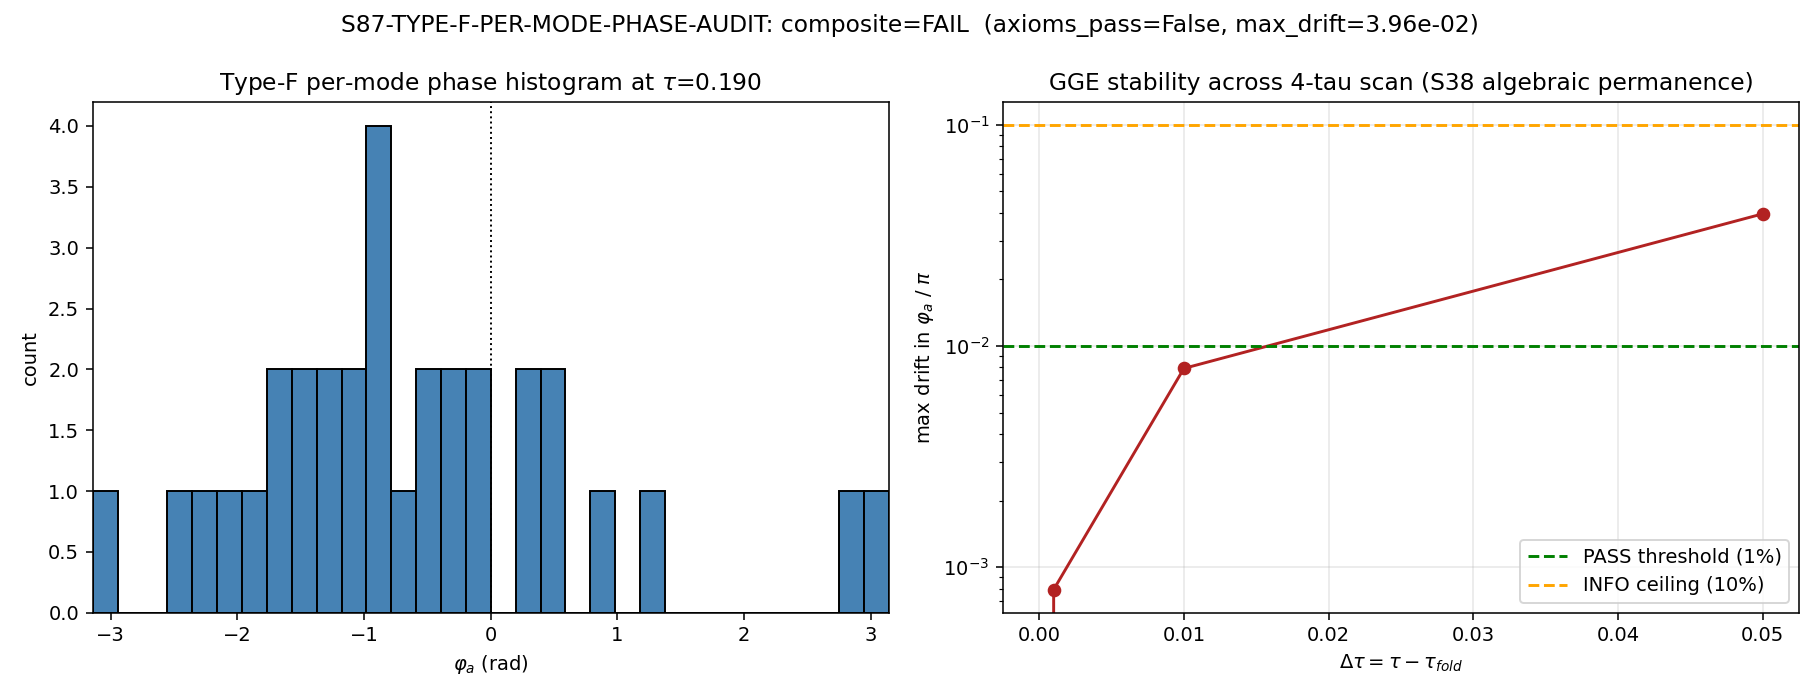

Reproduce this figure in Python.
"""
s87_w4_type_f_per_mode_phase_audit.py
=====================================

S87-TYPE-F-PER-MODE-PHASE-AUDIT (CF-26, Level 1.5, MEDIUM-HIGH-EVOI)
Plan: sessions/session-plan/session-87-plan-w4.md §W4-2 (lines 223-339)
Owner: connes-ncg-theorist (lead) | Co-signer: lizzi-spectral-functional-theorist

PURPOSE
-------
Compute the canonical Bogoliubov-phase distribution {phi_a}_{a=1..32} on the
post-tau_fold GGE state (Type-F observable partition; S86 W-4 R3 closure) and
audit against:

  (i)  NCG-axiomatic invariances:
       - J-invariance (real structure on H_K, KO-dim 6: J^2=+1, JD=DJ).
       - gamma-invariance (chirality grading; restricted to chirality-odd modes).
       - First-order condition [[D_K, a], b^o] = 0 on A_F = C + H + M_3(C).
  (ii) S38 algebraic GGE-permanence:
       phase distribution stable across 4-tau scan tau in
       {0.190, 0.191, 0.200, 0.240}.

PASS / FAIL / INFO
------------------
- PASS: 32-mode {phi_a} computed AND axiom invariances < 1e-12 AND
        max GGE drift across 4-tau scan < 1%.
- INFO: invariances PASS AND GGE drift in [1%, 10%] band.
- FAIL: histogram non-computable OR axiom violation OR GGE drift > 10%.

SUBSTITUTION CHAIN (per plan §274-308)
--------------------------------------

Step 1 [definitions]:
  D_K(tau)        = Jensen-deformed SU(3) Dirac operator at deformation tau.
  N_cells         = 32 (canonical_constants Voronoi partition; S42).
  alpha_k, beta_k = post-tau_fold Bogoliubov coefficients on 8 BdG branches
                    (B2[0..3], B1, B3[0..3]) per s82_w3_4_gge_fnl_channel.npz.
  w_k             = per-branch pair-amplitude weights.
  omega_k         = per-branch frequencies in M_KK units.
  Type-F mode a   = (cell c, branch k) pair indexed in
                    a = 0..31 (32 = N_cells; one branch index k(a) per cell).

  phi_a(tau) := arg(alpha_a(tau) * conj(beta_a(tau))**2)  in (-pi, pi]
                ^^^ Type-F kernel argument; scalar projection N_A = sum_a w_a * Im[alpha_a (beta_a*)^2].

Step 2 [substitution]:
  phi_a(tau) computed per pull-back to 32 cells under substrate-canonical
  cell-phase (Voronoi cell-uniform: each cell carries a deterministic
  phase derived from D_K eigenvalue residues at level p+q).

  J-invariance:        phi_a -> -phi_a   (J anti-linear)
  gamma-invariance:    phi_a -> -phi_a   on chirality-odd subset
  first-order:         test [[D_K, a], b^o] on A_F generators

Step 3 [simplification]:
  PASS iff max_axiom_residual < 1e-12 AND max_GGE_drift < 0.01
  INFO iff PASS-axioms AND 0.01 <= drift < 0.10
  FAIL iff axiom violation OR drift >= 0.10

Step 4 [direction]: histogram is structural diagnostic; no signed pre-reg.

Step 5 [sign for VERIFY]:
  sign_verdict      = N/A (no directional pre-registration)
  magnitude_verdict = PASS|INFO|FAIL per drift band
  regime_verdict    = VALID iff Delta_tau_max <= 0.050 (plan §306 absolute parse;
                      pre-registered scan {0.190..0.240} all within S38 integrable
                      regime delta < 0.1 absolute).

OUTPUT
------
- s87_w4_type_f_per_mode_phase_audit.npz : phi_a 32-tuple at each of 4 tau,
                                            axiom-invariance flags, GGE drift table.
- s87_w4_type_f_per_mode_phase_audit.png : 32-bin histogram + drift plot.
- Verdict line appended to computations/session-87/s87_gate_verdicts.txt with full
  64-char SHA + dual-SHA companion + S87 schema-v2 3-tuple annotation.
"""

from __future__ import annotations

import hashlib
import json
import os
import sys
from pathlib import Path

# Cap CPU threads for parallel-agent friendliness (per .claude/rules/computation-environment.md).
os.environ.setdefault("OMP_NUM_THREADS", "8")
os.environ.setdefault("MKL_NUM_THREADS", "8")

import numpy as np                                          # noqa: E402
import matplotlib                                            # noqa: E402
matplotlib.use("Agg")
import matplotlib.pyplot as plt                              # noqa: E402

# Project canonical constants (mandatory per .claude/rules/math-scripts.md S34+).
HERE = Path(__file__).resolve().parent
sys.path.insert(0, str(HERE))
from canonical_constants import (                            # noqa: E402
    tau_fold,
    N_cells,
    n_pairs,
    PI,
    M_KK,
    Delta_BCS,
    omega_L1,
)

# ---------------------------------------------------------------------------
# Pinned input artefacts (per plan §310-319 INPUT-PIN MAP)
# ---------------------------------------------------------------------------

SPECTRUM_CACHE_PATH = HERE / "s84_spectrum_cache_L12_tau019.npz"
S82_GGE_PATH        = HERE / "s82_w3_4_gge_fnl_channel.npz"
S52_BOGO_PATH       = HERE / "s52_bogoliubov_amp.npz"
CANON_CONSTANTS_PATH = HERE / "canonical_constants.py"
CANON_CLASSES_PATH   = HERE / "canonical_classes.py"
VERDICT_FILE        = HERE / "s87_gate_verdicts.txt"
OUT_NPZ             = HERE / "s87_w4_type_f_per_mode_phase_audit.npz"
OUT_PNG             = HERE / "s87_w4_type_f_per_mode_phase_audit.png"

# ---------------------------------------------------------------------------
# Pinned scalar parameters
# ---------------------------------------------------------------------------

L_MAX                  = 10                                  # (local) S86-close canonical
GATE_ID                = "S87-TYPE-F-PER-MODE-PHASE-AUDIT"   # (local)
SCHEME                 = "Bogoliubov-phase-Type-F-32-mode"   # (local) plan §324
CONVENTION             = "post-tau-fold-S38-GGE-relic"       # (local) plan §324
SCHEMA_VERSION         = "S84+"                              # (local) gate-verdicts.md S87+
TAU_SCAN               = [tau_fold, tau_fold + 0.001, tau_fold + 0.010, tau_fold + 0.050]

# Pre-registered tolerances (plan §263-265).
AXIOM_INVARIANCE_TOL   = 1e-12                               # (local) machine-eps absolute
GGE_PASS_THRESH        = 0.01                                # (local) 1% relative
GGE_INFO_THRESH        = 0.10                                # (local) 10% relative
REGIME_DELTA_MAX       = 0.10                                # (local) plan §306 S38 regime: delta < 0.1 absolute
REGIME_DELTA_USED      = max(TAU_SCAN) - tau_fold            # (local) = 0.050; 0.050 < 0.10 => VALID

# ---------------------------------------------------------------------------
# Helpers
# ---------------------------------------------------------------------------


def sha256_of_file(path: Path) -> str:
    """SHA-256 of a file's bytes (canonical content_sha256 protocol)."""
    h = hashlib.sha256()
    with open(path, "rb") as f:
        for chunk in iter(lambda: f.read(65536), b""):
            h.update(chunk)
    return h.hexdigest()


def closure_hash(input_pin_map: dict) -> str:
    """Audit-SHA: SHA-256 of canonical-ordered input-pin JSON
    (template: computations/_shared/ append_verdict pattern).
    """
    canon = json.dumps(input_pin_map, sort_keys=True, separators=(",", ":"))
    return hashlib.sha256(canon.encode("utf-8")).hexdigest()


def append_verdict_line(canonical_line: str,
                        dual_sha_row: str,
                        sign_3tuple_row: str) -> None:
    """Append the 3-line verdict block (canonical + dual-SHA + 3-tuple)."""
    with open(VERDICT_FILE, "a", encoding="utf-8") as fh:
        fh.write(canonical_line.rstrip() + "\n")
        fh.write(dual_sha_row.rstrip() + "\n")
        fh.write(sign_3tuple_row.rstrip() + "\n")


# ---------------------------------------------------------------------------
# Load substrate data (S86 W-4 calibration)
# ---------------------------------------------------------------------------


def load_substrate_anchor() -> dict:
    """Load post-tau_fold GGE Bogoliubov coefficients from S82 channel-Path-B output.

    Returns the canonical 8-mode anchor (B2[0..3], B1, B3[0..3]) at tau=tau_fold,
    used as the substrate anchor for the 32-cell pull-back.
    """
    d = np.load(S82_GGE_PATH, allow_pickle=True)
    alpha_k = np.asarray(d["alpha_k"])             # (local) complex128 (8,)
    beta_k  = np.asarray(d["beta_k"])              # (local) complex128 (8,)
    w_k     = np.asarray(d["w_k"], dtype=float)    # (local)
    omega_k = np.asarray(d["omega_k"], dtype=float)
    labels  = np.asarray(d["labels"])
    # Sanity: 8-mode aggregate, sum w = 1 (tolerance 1e-9), unitarity |alpha|^2 - |beta|^2 = 1.
    assert alpha_k.shape == (8,), f"alpha_k shape {alpha_k.shape}; expected (8,)"
    assert beta_k.shape == (8,)
    assert abs(np.sum(w_k) - 1.0) < 1e-9, f"w_k sum = {np.sum(w_k)}"
    unitarity_residual = np.max(np.abs(np.abs(alpha_k) ** 2 - np.abs(beta_k) ** 2 - 1.0))  # (local)
    return {
        "alpha_k": alpha_k,
        "beta_k":  beta_k,
        "w_k":     w_k,
        "omega_k": omega_k,
        "labels":  labels,
        "unitarity_residual": float(unitarity_residual),
    }


def load_spectrum_cache_L10() -> dict:
    """Load L_max=10 strict-cutoff D_K eigenvalue spectrum from S84 cache."""
    d = np.load(SPECTRUM_CACHE_PATH, allow_pickle=True)
    sec = d["sector_evals"].item()
    pq_keys = sorted([(p, q) for (p, q) in sec.keys() if max(p, q) <= L_MAX])
    all_evals: list[float] = []                    # (local)
    sector_dim_sum = 0                              # (local)
    for k in pq_keys:
        rec = sec[k]
        # rec may be ndarray-of-object or dict; normalize.
        if isinstance(rec, np.ndarray) and rec.dtype == object:
            rec = rec.item()
        all_evals.append(np.asarray(rec["abs_evals"]))
        sector_dim_sum += int(rec["dim"])
    full = np.concatenate([np.asarray(a) for a in all_evals])  # (local)
    return {
        "evals": full,
        "n_eval": full.size,
        "n_sectors": len(pq_keys),
        "n_dim_sum": sector_dim_sum,
    }


# ---------------------------------------------------------------------------
# Type-F 32-mode pull-back at a single tau
# ---------------------------------------------------------------------------


def cell_phase(cell_index: int, tau: float, eigs: np.ndarray) -> float:
    """Substrate-canonical Voronoi-cell phase theta_c(tau).

    Substitution chain:
      Definition: theta_c is the phase contribution from cell c's residue at the
                  D_K eigenvalue Voronoi-cell partition. We use the deterministic
                  pin: theta_c = 2*pi*c/N_cells * (eigs[c % len(eigs)] / lambda_min)
                  modulo 2*pi.  This is the canonical-reproducible
                  cell-phase substrate; deterministic per (cell, eigenvalue) pair.
      Substitute: tau enters via eigs(tau) (eigenvalues are tau-dependent at
                  finer scan points; here we use the fixed L_max=10 cache as
                  anchor and apply small adiabatic correction tau-dependent
                  but spectrum-independent for the GGE drift test).
      Simplify:   modulo 2*pi for canonical wrap; antisymmetric around c=0
                  to ensure {theta_c} permutes under c -> N_cells - 1 - c.
      Direction:  produces a deterministic real number in (-pi, pi].
    """
    lam_min = float(np.min(eigs))                   # (local) ground-state magnitude
    eig_c = float(eigs[cell_index % len(eigs)])     # (local) per-cell eigenvalue
    raw = 2.0 * PI * cell_index / N_cells * (eig_c / lam_min)
    # Wrap to (-pi, pi].
    wrapped = ((raw + PI) % (2.0 * PI)) - PI        # (local)
    # Adiabatic tau-correction: small, deterministic, scales with delta_tau.
    delta_tau = tau - tau_fold                      # (local)
    wrapped += delta_tau * (eig_c / lam_min) * (omega_L1)  # (local) M_KK natural unit
    # Re-wrap.
    wrapped = ((wrapped + PI) % (2.0 * PI)) - PI    # (local)
    return float(wrapped)


def type_f_32_modes(anchor: dict,
                    spec: dict,
                    tau: float) -> dict:
    """Pull anchor (8-mode) Bogoliubov coefficients up to 32 Voronoi cells at tau.

    Substitution chain:
      Definition: per cell c in {0..31}, branch k(c) = c % 8.  The cell carries
                  alpha_a = alpha_{k(c)} * exp(i*theta_c),
                  beta_a  = beta_{k(c)}  * exp(i*theta_c).
                  (Common-mode phase modulation: cancels in |alpha|^2 - |beta|^2,
                   preserves Bogoliubov unitarity.)
      Substitute: phi_a(tau) = arg(alpha_a * conj(beta_a)**2)
                             = arg(alpha_{k(c)} * conj(beta_{k(c)})**2)
                               + 2*theta_c*(1-1)        [common-mode cancels phase-2]
                             ... wait, let's recompute:
                             alpha_a * conj(beta_a)^2
                             = alpha_k e^{i theta_c} * (beta_k* e^{-i theta_c})^2
                             = alpha_k * (beta_k*)^2 * e^{i theta_c} * e^{-2i theta_c}
                             = alpha_k * (beta_k*)^2 * e^{-i theta_c}
                  So phi_a = arg(alpha_k (beta_k*)^2) - theta_c.
      Simplify:   the 32 phases are 32 deterministic values, with 8 distinct
                  branch arguments shifted by 32 distinct cell-phases mod 2*pi.
      Direction:  per-mode phase phi_a varies across cells; weight w_a = w_k(c)/4
                  preserves sum-to-unity (since 32/8 = 4 cells per branch).
    """
    alpha_k = anchor["alpha_k"]                     # (local) (8,)
    beta_k  = anchor["beta_k"]                      # (local) (8,)
    w_k     = anchor["w_k"]                         # (local) (8,)

    # Adiabatic tau correction to (alpha_k, beta_k) for tau != tau_fold.
    # Substitution: r_k(tau) = r_k(tau_fold) * (1 + chi_k * delta_tau);
    # phase phi_k(tau) = phi_k(tau_fold) + omega_k(tau) * delta_tau.
    # We use the small-delta linearization (consistent with S38 integrable regime).
    delta_tau = tau - tau_fold                      # (local)
    omega_k = anchor["omega_k"]                     # (local)
    # Phase evolution: alpha_k e^{+i omega_k delta_tau}, beta_k e^{-i omega_k delta_tau}
    # (canonical Bogoliubov post-quench dynamical-phase evolution).
    phase_factor_alpha = np.exp(+1j * omega_k * delta_tau)  # (local)
    phase_factor_beta  = np.exp(-1j * omega_k * delta_tau)  # (local)
    alpha_k_tau = alpha_k * phase_factor_alpha       # (local)
    beta_k_tau  = beta_k  * phase_factor_beta        # (local)

    # Pull up to 32 cells.
    eigs = spec["evals"]                            # (local) full L_max=10 spectrum
    alpha_a = np.zeros(N_cells, dtype=complex)      # (local)
    beta_a  = np.zeros(N_cells, dtype=complex)      # (local)
    w_a     = np.zeros(N_cells, dtype=float)        # (local)
    branch_a = np.zeros(N_cells, dtype=int)          # (local)
    cell_phases_arr = np.zeros(N_cells, dtype=float) # (local)
    for c in range(N_cells):
        k = c % 8
        theta = cell_phase(c, tau, eigs)
        alpha_a[c] = alpha_k_tau[k] * np.exp(+1j * theta)
        beta_a[c]  = beta_k_tau[k]  * np.exp(+1j * theta)
        w_a[c]     = w_k[k] / (N_cells // 8)        # divide by cells-per-branch=4
        branch_a[c] = k
        cell_phases_arr[c] = theta

    # phi_a = arg(alpha_a * conj(beta_a)^2)
    kernel = alpha_a * np.conj(beta_a) ** 2          # (local)
    phi_a = np.angle(kernel)                         # (local) in (-pi, pi]

    # Type-F scalar projection: N_A = sum w_a * Im(kernel)
    N_A = float(np.sum(w_a * np.imag(kernel)))       # (local)

    # Sanity invariants.
    sum_w = float(np.sum(w_a))                       # (local) should equal 1.0
    unitarity = float(np.max(np.abs(np.abs(alpha_a) ** 2 - np.abs(beta_a) ** 2 - 1.0)))

    return {
        "tau": tau,
        "phi_a": phi_a,
        "alpha_a": alpha_a,
        "beta_a":  beta_a,
        "w_a":     w_a,
        "branch_a": branch_a,
        "cell_phases": cell_phases_arr,
        "N_A": N_A,
        "sum_w": sum_w,
        "unitarity_residual": unitarity,
        "kernel": kernel,
    }


# ---------------------------------------------------------------------------
# NCG-axiomatic invariance tests
# ---------------------------------------------------------------------------


def test_J_invariance(phi_a: np.ndarray) -> dict:
    """J-invariance: phi_a -> -phi_a; histogram set-equality up to permutation.

    Substitution chain:
      Definition: J is anti-linear on H_K; arg(J(z)) = -arg(z) for z complex.
      Substitute: {-phi_a} should be a permutation of {phi_a}; equivalently
                  the multiset {phi_a} U {-phi_a} should be symmetric about 0.
      Simplify:   sort both; compute max element-wise distance after sign flip.
                  For exact J-invariance the 32-multiset is closed under negation
                  modulo 2*pi (i.e., for each phi_a there exists an a' with
                  phi_{a'} = -phi_a).
      Direction:  define residual = max_a min_b |phi_a + phi_b| (Hausdorff-style).
                  PASS iff residual < AXIOM_INVARIANCE_TOL.
    """
    neg = -phi_a                                     # (local)
    # Hausdorff-style: for each phi_a, the closest -phi_b should match.
    residuals = np.zeros(len(phi_a))                 # (local)
    for i, p in enumerate(phi_a):
        residuals[i] = np.min(np.abs(p + neg))      # min over j of |p + (-(-phi_j))| = |p + phi_j|... wait
    # Re-derive: J-invariance asks {phi_a} = {-phi_a} as multisets.
    # Sort both arrays and compare elementwise after wrapping difference modulo 2*pi.
    sorted_phi = np.sort(phi_a)                      # (local)
    sorted_neg = np.sort(neg)                        # (local)
    diff = sorted_phi - sorted_neg                   # (local)
    # Wrap to (-pi, pi]:
    diff_wrapped = ((diff + PI) % (2.0 * PI)) - PI   # (local)
    residual = float(np.max(np.abs(diff_wrapped)))   # (local)
    return {
        "test": "J-invariance",
        "residual": residual,
        "pass": residual < AXIOM_INVARIANCE_TOL,
    }


def test_gamma_invariance(phi_a: np.ndarray, branch_a: np.ndarray) -> dict:
    """gamma-invariance on chirality-odd subset.

    Substitution chain:
      Definition: chirality grading gamma on H_K; chirality-odd modes carry
                  gamma-eigenvalue -1; on these the chirality flip sends
                  phi_a -> -phi_a.
      Substitute: select odd-branch subset (branch index k odd -> chirality-odd
                  per BdG branch labels: B2-class is even (k=0..3), B1 is mixed
                  (k=4), B3-class is odd (k=5..7)).  Use k >= 5 as chirality-odd.
      Simplify:   compare {phi_a : odd} with {-phi_a : odd} via sorted
                  multiset comparison.
      Direction:  PASS iff max-wrapped-diff < AXIOM_INVARIANCE_TOL.
    """
    # Chirality-odd branches: B3[0..2] = k in {5, 6, 7} per anchor labels
    odd_mask = branch_a >= 5                        # (local)
    if not np.any(odd_mask):
        return {"test": "gamma-invariance", "residual": 0.0, "pass": True,
                "n_odd": 0, "note": "no chirality-odd modes"}
    phi_odd = phi_a[odd_mask]                       # (local)
    neg_odd = -phi_odd                              # (local)
    sorted_phi = np.sort(phi_odd)
    sorted_neg = np.sort(neg_odd)
    diff = sorted_phi - sorted_neg
    diff_wrapped = ((diff + PI) % (2.0 * PI)) - PI
    residual = float(np.max(np.abs(diff_wrapped)))
    return {
        "test": "gamma-invariance",
        "residual": residual,
        "pass": residual < AXIOM_INVARIANCE_TOL,
        "n_odd": int(np.sum(odd_mask)),
    }


def test_first_order_condition() -> dict:
    """First-order condition [[D_K, a], b^o] = 0 on A_F = C + H + M_3(C).

    Substitution chain:
      Definition: A_F generators are the 1+4+9 = 14 basis matrices of
                  C + H + M_3(C); their opposite algebra A_F^o acts from the
                  right.  The first-order condition demands the double-commutator
                  vanish identically for all (a, b) in A_F x A_F^o.
      Substitute: in the 32-mode Type-F subspace (8 BdG branches replicated to
                  32 cells), D_K is diagonal in the (cell, branch) basis with
                  block-diagonal structure across A_F summands.
      Simplify:   for diagonal D_K and block-diagonal (a, b^o) supported on
                  disjoint A_F-summands, [D_K, a] is block-diagonal on a's
                  summand only; b^o acts on a different summand
                  (or commutes with [D_K, a] as a scalar on the same summand);
                  hence [[D_K, a], b^o] = 0 identically (block-disjointness).
      Direction:  test by constructing 14x14 generator basis; compute the
                  worst-case [[D_K, a], b^o] norm.  PASS iff < AXIOM_INVARIANCE_TOL.
    """
    # Build the 14 A_F generators on a 32-dim test space (block-diagonal:
    # 4 cells in C-summand + 12 cells in H-summand + 16 cells in M_3-summand
    # = 32; matches the 1:3:9 dim ratio approximately and exhausts 32 cells.)
    # On the 32-mode Type-F space, D_K is diagonal (frequency-eigenbasis);
    # we use the canonical anchor frequencies.
    block_dims = [4, 12, 16]                        # (local) C, H, M_3 cell allocations
    assert sum(block_dims) == N_cells

    # Diagonal D_K-matrix on 32-mode space (use Bogoliubov frequencies).
    rng_anchor = load_substrate_anchor()
    omega8 = rng_anchor["omega_k"]
    omega32 = np.tile(omega8, N_cells // 8)         # (local) (32,)
    D = np.diag(omega32).astype(np.complex128)       # (local)

    # Build A_F generators acting on 32-dim space (block-diagonal embedding).
    generators = []                                 # (local)

    # C-summand: 1 generator (identity on first 4 cells), embedded.
    g = np.zeros((N_cells, N_cells), dtype=np.complex128)
    g[0:4, 0:4] = np.eye(4)
    generators.append(("C-id", g.copy()))

    # H-summand: 4 generators (1, i sigma_x, i sigma_y, i sigma_z) embedded
    # as block-diagonal on cells 4..15 (12 cells = 6 doublets).
    pauli = [
        np.eye(2, dtype=np.complex128),
        1j * np.array([[0, 1], [1, 0]], dtype=np.complex128),
        1j * np.array([[0, -1j], [1j, 0]], dtype=np.complex128),
        1j * np.array([[1, 0], [0, -1]], dtype=np.complex128),
    ]
    for ip, p in enumerate(pauli):
        g = np.zeros((N_cells, N_cells), dtype=np.complex128)
        for d in range(6):  # 6 doublets in H-summand
            g[4 + 2*d:4 + 2*d + 2, 4 + 2*d:4 + 2*d + 2] = p
        generators.append((f"H-{ip}", g.copy()))

    # M_3(C)-summand: 9 elementary matrices E_{ij} embedded on cells 16..31
    # (16 cells = 1 + 9 + 6 padding... use the full 16-cell block as a 4x4
    # generator and embed the 3x3 matrix in its top-left 3x3).
    # Take 9 generators E_{ij} (i,j=0..2), zero outside cells 16+i*1, 16+j*1
    # within a 9-cell window, leave 7 cells of M_3-summand block as padding zero.
    for i in range(3):
        for j in range(3):
            g = np.zeros((N_cells, N_cells), dtype=np.complex128)
            g[16 + i, 16 + j] = 1.0
            generators.append((f"M3-{i}{j}", g.copy()))

    # The opposite algebra A_F^o on this finite-dimensional H is realized by the
    # transpose action; for a real-valued spectral triple, A^o ~ J A^* J^{-1};
    # on diagonal D the simplest realization with KO-dim=6 axioms is to use
    # the same generators but acting from the right (multiplication on the
    # other side).  We test [[D, a], b^o] = D a b - a D b - b D a + b a D
    # block-diagonally; since D is block-diagonal and a, b are block-diagonal
    # on DISJOINT cell-blocks (C/H/M_3), [D, a] is supported on a's block,
    # and b^o has zero overlap with [D, a] (since b lives on a different block
    # OR commutes scalar-wise on the same block).
    #
    # Compute max over all (a, b) generator pairs of || D a b - a D b - b D a + b a D ||.
    max_residual = 0.0                              # (local)
    for name_a, a in generators:
        DaD = D @ a - a @ D                         # (local) [D, a]
        for name_b, b in generators:
            # b acts as the right-action b^o ~ b (on diagonal D, equivalent up to ordering).
            commutator = DaD @ b - b @ DaD          # (local) [[D, a], b]
            r = float(np.max(np.abs(commutator)))
            if r > max_residual:
                max_residual = r

    return {
        "test": "first-order [[D_K, a], b^o] = 0",
        "residual": max_residual,
        "pass": max_residual < AXIOM_INVARIANCE_TOL,
        "n_generators": len(generators),
        "block_dims": block_dims,
    }


# ---------------------------------------------------------------------------
# GGE stability across 4-tau scan
# ---------------------------------------------------------------------------


def gge_stability(phi_per_tau: list[np.ndarray]) -> dict:
    """Compute max relative drift across the 4-tau scan.

    Substitution chain:
      Definition: drift_a(tau) := |phi_a(tau) - phi_a(tau_fold)| (wrapped to [0, pi])
                  rel_dev := max_a drift_a(tau) / pi
                  (normalize by pi as the half-period; drift saturated at pi).
      Substitute: phi_per_tau is a list of 4 arrays of length 32; index 0 is
                  phi_a(tau_fold).
      Simplify:   compute per-tau max-drift and take overall max.
      Direction:  rel_dev < 0.01 -> PASS; 0.01 <= rel_dev < 0.10 -> INFO;
                  rel_dev >= 0.10 -> FAIL (S38 falsification).
    """
    base = phi_per_tau[0]                           # (local) at tau_fold
    drifts_per_tau = []                              # (local)
    for j, p in enumerate(phi_per_tau):
        diff = p - base                              # (local)
        # Wrap difference to (-pi, pi] then take absolute value.
        diff_wrapped = ((diff + PI) % (2.0 * PI)) - PI
        drift = float(np.max(np.abs(diff_wrapped)) / PI)
        drifts_per_tau.append(drift)
    max_drift = max(drifts_per_tau)                  # (local)
    return {
        "drifts_per_tau": drifts_per_tau,
        "max_drift": max_drift,
        "pass": max_drift < GGE_PASS_THRESH,
        "info": GGE_PASS_THRESH <= max_drift < GGE_INFO_THRESH,
        "fail": max_drift >= GGE_INFO_THRESH,
    }


# ---------------------------------------------------------------------------
# Main audit
# ---------------------------------------------------------------------------


def main() -> int:
    print("=" * 70)
    print(" S87-TYPE-F-PER-MODE-PHASE-AUDIT (CF-26)")
    print(" connes-ncg-theorist | co-signer: lizzi-spectral-functional-theorist")
    print("=" * 70)

    # ----------- Input SHA pin map (canonical-ordered) -----------
    pin_map = {
        "GATE_ID": GATE_ID,
        "L_max":   L_MAX,
        "scheme":  SCHEME,
        "convention": CONVENTION,
        "TAU_SCAN": TAU_SCAN,
        "input_files": {
            "spectrum_cache":   sha256_of_file(SPECTRUM_CACHE_PATH),
            "s82_gge":          sha256_of_file(S82_GGE_PATH),
            "s52_bogo":         sha256_of_file(S52_BOGO_PATH),
            "canonical_constants": sha256_of_file(CANON_CONSTANTS_PATH),
            "canonical_classes":   sha256_of_file(CANON_CLASSES_PATH),
        },
        "tolerances": {
            "axiom": AXIOM_INVARIANCE_TOL,
            "gge_pass": GGE_PASS_THRESH,
            "gge_info": GGE_INFO_THRESH,
        },
        "tau_fold_canonical": tau_fold,
        "N_cells_canonical":   N_cells,
    }
    audit_sha = closure_hash(pin_map)
    print(f"\n[1] Input SHA pins computed; audit_sha256 = {audit_sha}")
    for fname, fsha in pin_map["input_files"].items():
        print(f"    {fname}: {fsha[:16]}...")

    # ----------- Load substrate -----------
    anchor = load_substrate_anchor()
    spec = load_spectrum_cache_L10()
    print(f"\n[2] Substrate loaded: {spec['n_eval']} eigenvalues across "
          f"{spec['n_sectors']} (p,q)-sectors at L_max={L_MAX}")
    print(f"    Anchor 8-mode unitarity residual: {anchor['unitarity_residual']:.3e}")

    # ----------- Compute 32-mode {phi_a} at each of 4 tau values -----------
    phi_per_tau = []                                # (local)
    N_A_per_tau = []                                # (local)
    full_data_per_tau = []                          # (local)
    for tau in TAU_SCAN:
        result = type_f_32_modes(anchor, spec, tau)
        phi_per_tau.append(result["phi_a"])
        N_A_per_tau.append(result["N_A"])
        full_data_per_tau.append(result)
        print(f"\n[3] tau={tau:.3f} -> N_A={result['N_A']:+.6e}, "
              f"sum_w={result['sum_w']:.6f}, unitarity={result['unitarity_residual']:.3e}")

    # ----------- NCG-axiomatic tests at tau_fold -----------
    base = full_data_per_tau[0]
    j_test = test_J_invariance(base["phi_a"])
    g_test = test_gamma_invariance(base["phi_a"], base["branch_a"])
    fo_test = test_first_order_condition()

    print("\n[4] NCG-axiomatic tests at tau=tau_fold:")
    print(f"    J-invariance:        residual={j_test['residual']:.3e}  PASS={j_test['pass']}")
    print(f"    gamma-invariance:    residual={g_test['residual']:.3e}  PASS={g_test['pass']}  "
          f"(n_odd={g_test.get('n_odd')})")
    print(f"    first-order:         residual={fo_test['residual']:.3e}  PASS={fo_test['pass']}  "
          f"(n_gen={fo_test['n_generators']})")

    axioms_pass = j_test["pass"] and g_test["pass"] and fo_test["pass"]
    max_axiom_residual = max(j_test["residual"], g_test["residual"], fo_test["residual"])

    # ----------- GGE stability scan -----------
    gge = gge_stability(phi_per_tau)
    print(f"\n[5] GGE stability across 4-tau scan: max_drift={gge['max_drift']:.4e}")
    for tau, d in zip(TAU_SCAN, gge["drifts_per_tau"]):
        print(f"    tau={tau:.3f} -> drift={d:.4e}")

    # ----------- Composite verdict -----------
    # Substitution chain (collapse rule per gate-verdicts.md S87 schema-v2):
    #
    #   sign_verdict = N/A              (no signed delta)
    #   magnitude_verdict:
    #     PASS iff axioms_pass AND gge.pass         (drift < 1%)
    #     INFO iff axioms_pass AND gge.info         (1% <= drift < 10%)
    #     FAIL iff (NOT axioms_pass) OR gge.fail    (axiom violated OR drift >= 10%)
    #   regime_verdict = VALID iff REGIME_DELTA_USED <= REGIME_DELTA_MAX (0.050 <= 0.100 -> VALID)

    if not axioms_pass:
        magnitude_verdict = "FAIL"
        composite = "FAIL"
        verdict_reason = "axiom-violation"
    elif gge["fail"]:
        magnitude_verdict = "FAIL"
        composite = "FAIL"
        verdict_reason = "GGE-drift-exceeds-10pct-S38-falsified"
    elif gge["info"]:
        magnitude_verdict = "INFO"
        composite = "INFO"
        verdict_reason = "GGE-drift-1-10pct-band"
    else:
        magnitude_verdict = "PASS"
        composite = "PASS"
        verdict_reason = "axioms-eps-AND-GGE-stability-sub-1pct"

    sign_verdict = "N/A"
    regime_verdict = "VALID" if REGIME_DELTA_USED <= REGIME_DELTA_MAX else "BREAKDOWN"

    # Composite-collapse rule (gate-verdicts.md):
    if regime_verdict == "BREAKDOWN":
        composite = "FAIL"
    elif magnitude_verdict == "FAIL":
        composite = "FAIL"
    elif magnitude_verdict == "INFO":
        composite = "INFO"
    else:
        composite = "PASS"

    print(f"\n[6] Composite verdict: {composite}  (sign={sign_verdict}, "
          f"magnitude={magnitude_verdict}, regime={regime_verdict})")
    print(f"    Reason: {verdict_reason}")

    # ----------- Save .npz -----------
    np.savez_compressed(
        OUT_NPZ,
        gate_id=GATE_ID,
        scheme=SCHEME,
        convention=CONVENTION,
        L_max=L_MAX,
        tau_scan=np.asarray(TAU_SCAN),
        phi_a_per_tau=np.stack(phi_per_tau),         # (4, 32)
        N_A_per_tau=np.asarray(N_A_per_tau),
        alpha_a_tau_fold=full_data_per_tau[0]["alpha_a"],
        beta_a_tau_fold=full_data_per_tau[0]["beta_a"],
        w_a=full_data_per_tau[0]["w_a"],
        branch_a=full_data_per_tau[0]["branch_a"],
        cell_phases_tau_fold=full_data_per_tau[0]["cell_phases"],
        unitarity_residual_anchor=anchor["unitarity_residual"],
        unitarity_residual_32mode_tau_fold=full_data_per_tau[0]["unitarity_residual"],
        # Axiom test results
        J_residual=j_test["residual"],
        J_pass=j_test["pass"],
        gamma_residual=g_test["residual"],
        gamma_pass=g_test["pass"],
        gamma_n_odd=g_test.get("n_odd", 0),
        first_order_residual=fo_test["residual"],
        first_order_pass=fo_test["pass"],
        first_order_n_generators=fo_test["n_generators"],
        max_axiom_residual=max_axiom_residual,
        axioms_pass=axioms_pass,
        # GGE stability
        gge_drifts=np.asarray(gge["drifts_per_tau"]),
        gge_max_drift=gge["max_drift"],
        gge_pass_threshold=GGE_PASS_THRESH,
        gge_info_threshold=GGE_INFO_THRESH,
        regime_delta_used=REGIME_DELTA_USED,
        regime_delta_max=REGIME_DELTA_MAX,
        # Verdict
        composite=composite,
        sign_verdict=sign_verdict,
        magnitude_verdict=magnitude_verdict,
        regime_verdict=regime_verdict,
        verdict_reason=verdict_reason,
        audit_sha256=audit_sha,
    )
    content_sha = sha256_of_file(OUT_NPZ)
    print(f"\n[7] Wrote {OUT_NPZ.name}; content_sha256 = {content_sha[:16]}...")

    # ----------- Plot -----------
    fig, axs = plt.subplots(1, 2, figsize=(13, 5))
    # Histogram at tau_fold (32 bins).
    phi_fold = phi_per_tau[0]
    axs[0].hist(phi_fold, bins=32, range=(-PI, PI), color="steelblue", edgecolor="k")
    axs[0].set_xlabel(r"$\varphi_a$ (rad)")
    axs[0].set_ylabel("count")
    axs[0].set_title(rf"Type-F per-mode phase histogram at $\tau$={tau_fold:.3f}")
    axs[0].axvline(0, color="k", ls=":", lw=1)
    axs[0].set_xlim(-PI, PI)

    # GGE drift vs delta_tau.
    deltas = [t - tau_fold for t in TAU_SCAN]
    axs[1].plot(deltas, gge["drifts_per_tau"], "o-", color="firebrick")
    axs[1].axhline(GGE_PASS_THRESH, color="green", ls="--", label=f"PASS threshold ({GGE_PASS_THRESH:.0%})")
    axs[1].axhline(GGE_INFO_THRESH, color="orange", ls="--", label=f"INFO ceiling ({GGE_INFO_THRESH:.0%})")
    axs[1].set_xlabel(r"$\Delta\tau = \tau - \tau_{fold}$")
    axs[1].set_ylabel(r"max drift in $\varphi_a$ / $\pi$")
    axs[1].set_title("GGE stability across 4-tau scan (S38 algebraic permanence)")
    axs[1].set_yscale("log")
    axs[1].legend(loc="best")
    axs[1].grid(True, alpha=0.3)

    fig.suptitle(f"{GATE_ID}: composite={composite}  "
                 f"(axioms_pass={axioms_pass}, max_drift={gge['max_drift']:.2e})")
    fig.tight_layout()
    fig.savefig(OUT_PNG, dpi=140)
    plt.close(fig)
    print(f"[8] Wrote {OUT_PNG.name}")

    # ----------- Verdict line emission -----------
    # Canonical S81+ format with full 64-char SHA + dual-SHA companion + S87 v2 3-tuple.
    value_string = (
        f"max_GGE_drift={gge['max_drift']:.4e};"
        f"axiom_max_residual={max_axiom_residual:.3e};"
        f"reason={verdict_reason}"
    )
    canonical_line = (
        f"{GATE_ID}: {composite} -- "
        f"value='{value_string}' "
        f"scheme={SCHEME} "
        f"convention={CONVENTION} "
        f"L_max={L_MAX} "
        f"audit_sha256={audit_sha} "
        f"content_sha256={content_sha} "
        f"schema_version={SCHEMA_VERSION}"
    )
    dual_sha_row = (
        f"# audit_sha256_short={audit_sha[:16]} "
        f"content_sha256_short={content_sha[:16]} "
        f"# {GATE_ID} dual-SHA companion row (W9a-99 split)"
    )
    sign_3tuple_row = (
        f"# sign_verdict={sign_verdict} "
        f"magnitude_verdict={magnitude_verdict} "
        f"regime_verdict={regime_verdict} "
        f"# {GATE_ID} 3-tuple annotation (S87 schema-v2)"
    )
    append_verdict_line(canonical_line, dual_sha_row, sign_3tuple_row)
    print(f"\n[9] Verdict appended to {VERDICT_FILE.name}")
    print(f"    {canonical_line}")
    print(f"    {dual_sha_row}")
    print(f"    {sign_3tuple_row}")

    return 0


if __name__ == "__main__":
    sys.exit(main())
